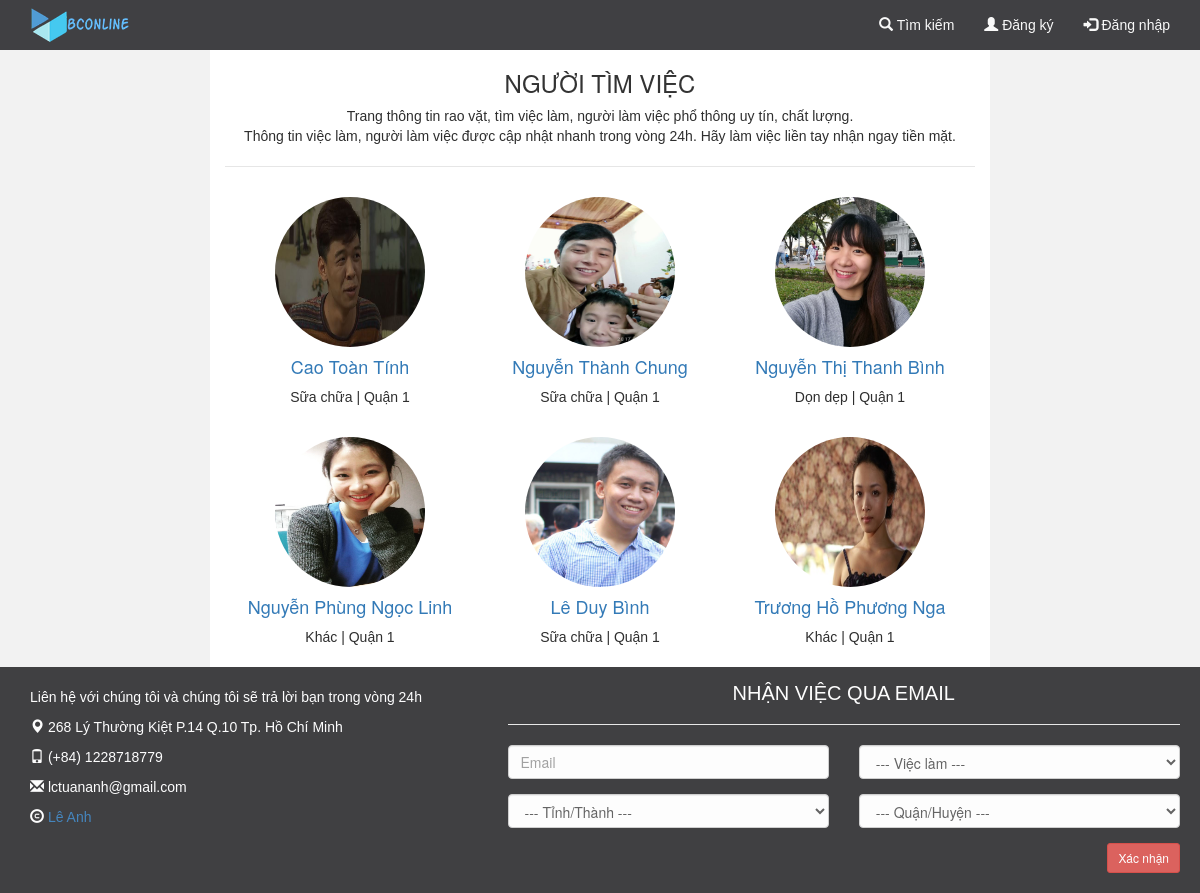
Page /?page=person on the committed database.
### tables this page shows
CREATE TABLE `profile_jobseekers` (
  `Ma_profile` int(100) NOT NULL,
  `profile_name` varchar(100) NOT NULL,
  `profile_date` date NOT NULL,
  `profile_phone` varchar(100) NOT NULL,
  `fk_job` int(100) NOT NULL,
  `fk_tinh` int(100) NOT NULL,
  `fk_quan` int(100) NOT NULL,
  `fk_phuong` int(100) NOT NULL,
  `fk_duong` int(100) NOT NULL,
  `fk_person` int(100) NOT NULL,
  `profile_mota` text NOT NULL,
  `profile_anh` varchar(200) NOT NULL,
  `profile_check` int(2) NOT NULL
);

CREATE TABLE `job` (
  `Id_Job` int(100) NOT NULL,
  `Name_Job` text NOT NULL
);

CREATE TABLE `quanhuyen` (
  `MaQH` int(100) NOT NULL,
  `TenQH` text NOT NULL,
  `FK_TT` int(100) NOT NULL
);

### handle/handle_person_show.php (called while the page is built)
<?php
  include 'connect/dbconfig.php';
    $person_show = "SELECT * FROM job, profile_jobseekers, quanhuyen WHERE profile_jobseekers.fk_job = job.Id_Job
                                                            AND profile_jobseekers.fk_quan = quanhuyen.MaQH
                                                            AND profile_jobseekers.profile_check = 1";
    $person_result_show = mysqli_query($conn, $person_show);
?>

### layout/function/person.php (the view, shortened to what this page needs)
<?php
  include("layout/w_junior/header.php");
  include 'handle/handle_person_show.php';
?>
<div class="container">
      <div class="row">
        <div class="col-sm-2">
        </div>
        <div class="col-sm-8 person">
          <h3 class="my-4 text-center">NGƯỜI TÌM VIỆC</h3>
          <p class="text-center">Trang thông tin rao vặt, tìm việc làm, người làm việc phổ thông uy tín, chất lượng. <br>
          Thông tin việc làm, người làm việc được cập nhật nhanh trong vòng 24h. Hãy làm việc liền tay nhận ngay tiền mặt.</p><hr>
        <?php
          while ($person_row = mysqli_fetch_array($person_result_show)) {
            $person_name = $person_row['profile_name'];
            $person_src = "uploads/".$person_row['profile_anh'];
            $person_id = $person_row['Ma_profile'];
            $person_job = $person_row['Name_Job'];
            $person_district = $person_row['TenQH'];
          ?>
          <div class="col-lg-4 col-sm-6 text-center mb-4">
            <?php echo "<img class='person-image' src='$person_src'>"; ?>
            <h4><?php echo "<a href='?page=person_subpage&person_id={$person_id}'>$person_name</a>"; ?>
            </h4>
            <p><?php echo $person_job; ?> | <?php echo $person_district; ?></p>
          </div>
        <?php
          }
        ?>
          </div>
        <div class="col-sm-2">
        </div>
      </div>
  </div>

### css/master.css (style rules this page uses)
hr { border-color: #A4A4A4 !important; }
p { font-family: arial !important; color: #2E2E2E !important; }

### layout/function/person.php (style rules this page uses)
@media (min-width: 992px) { body { padding-top: 50px; } }
.person-image { height: 150px; width: 150px; border-radius: 50%; }
.person { background-color: #fff; }
body { background-color: #f2f2f2; }
.mb-4 { padding: 10px; }

### layout/w_junior/footer.php (style rules this page uses)
hr { border-color: #e6e6e6 !important; }

### rows in the picture
profile_jobseekers: profile_anh (picture), profile_name "Cao Toàn Tính", fk_job.Name_Job "Sữa chữa", fk_quan.TenQH "Quận 1"
profile_jobseekers: profile_anh (picture), profile_name "Nguyễn Thành Chung", fk_job.Name_Job "Sữa chữa", fk_quan.TenQH "Quận 1"
profile_jobseekers: profile_anh (picture), profile_name "Nguyễn Thị Thanh Bình", fk_job.Name_Job "Dọn dẹp", fk_quan.TenQH "Quận 1"
profile_jobseekers: profile_anh (picture), profile_name "Nguyễn Phùng Ngọc Linh", fk_job.Name_Job "Khác", fk_quan.TenQH "Quận 1"
profile_jobseekers: profile_anh (picture), profile_name "Lê Duy Bình", fk_job.Name_Job "Sữa chữa", fk_quan.TenQH "Quận 1"
profile_jobseekers: profile_anh (picture), profile_name "Trương Hồ Phương Nga", fk_job.Name_Job "Khác", fk_quan.TenQH "Quận 1"
